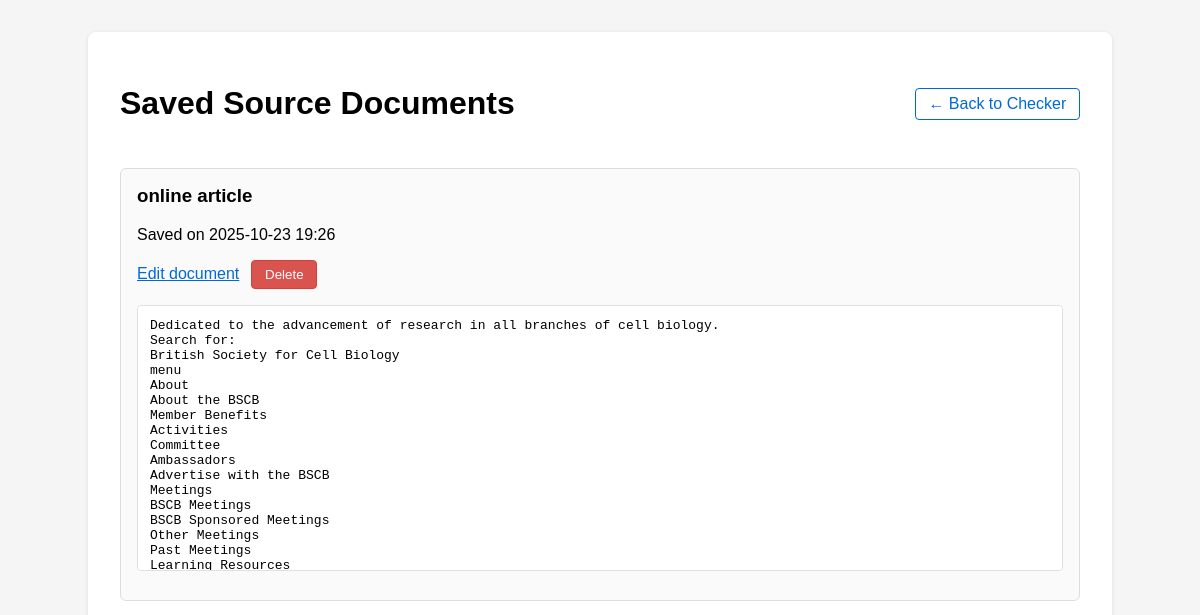
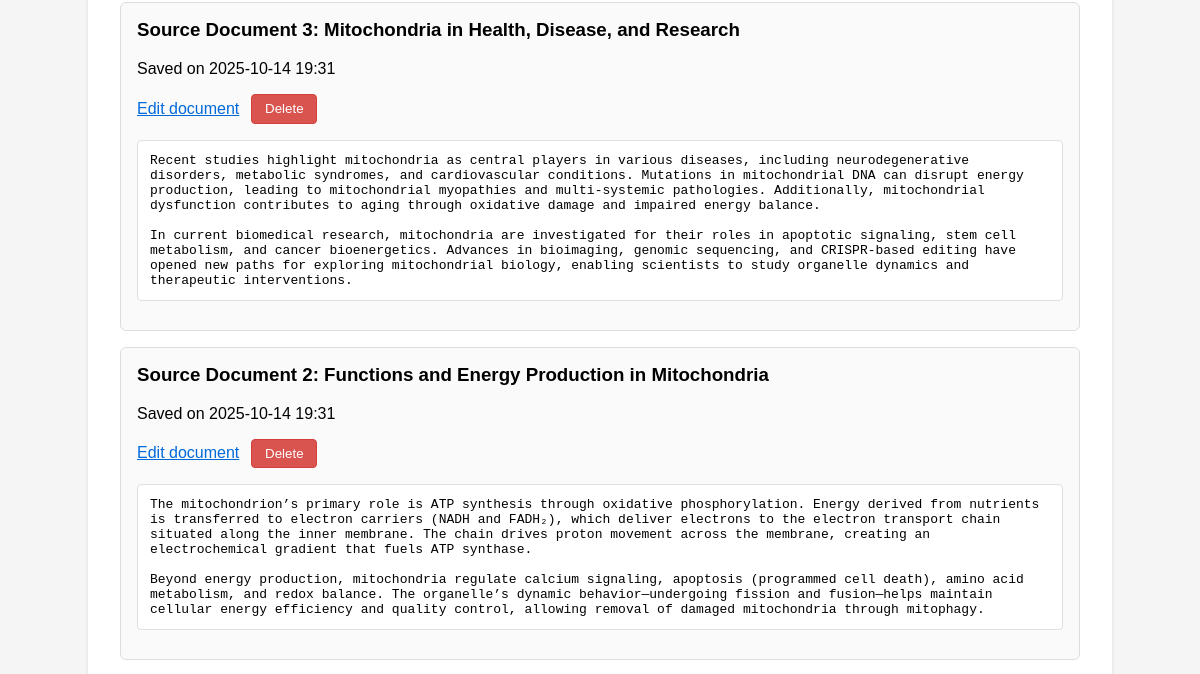
/sources (upper part), run on an earlier commit of the app's database (2 pictures, top to bottom).
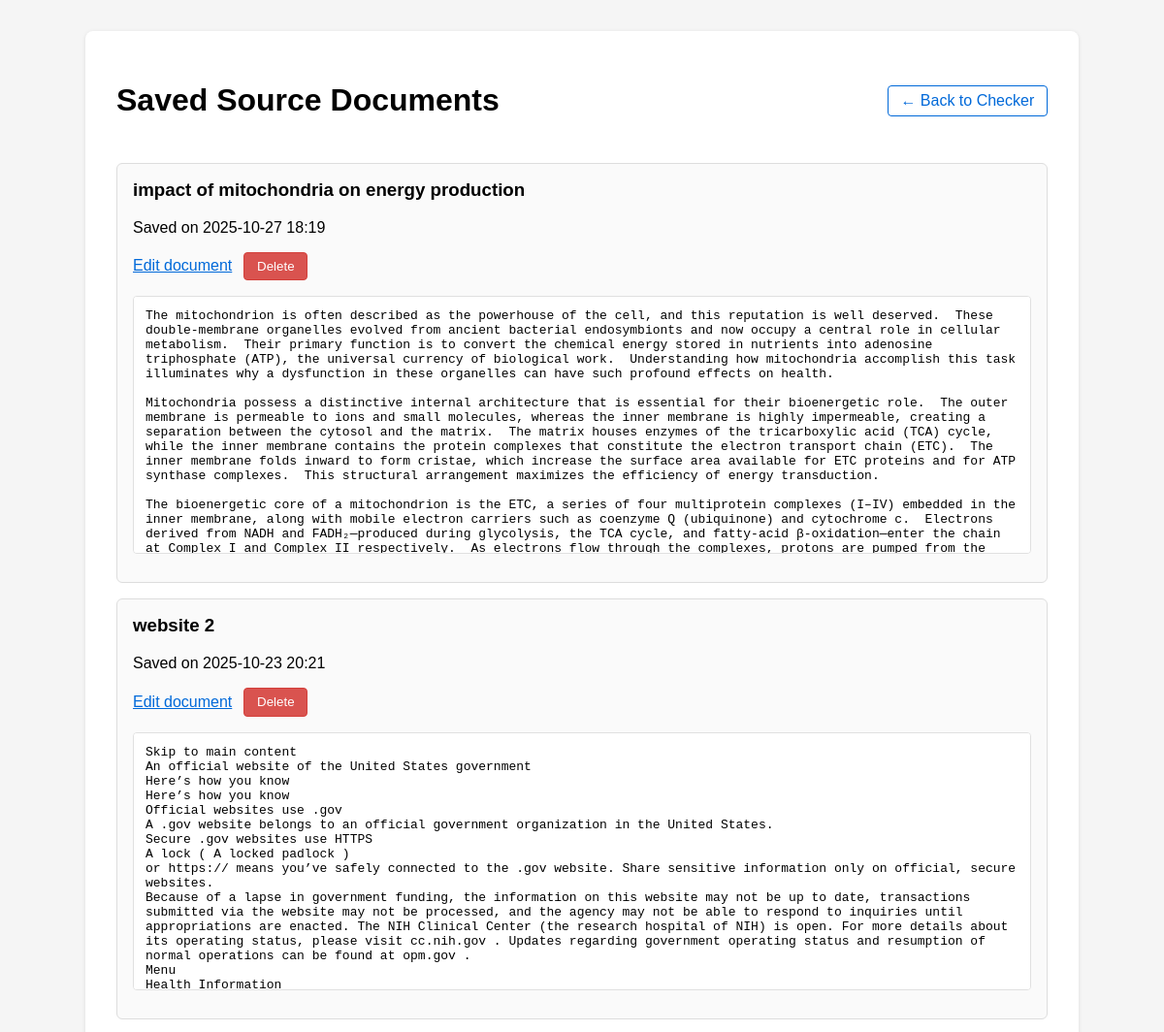
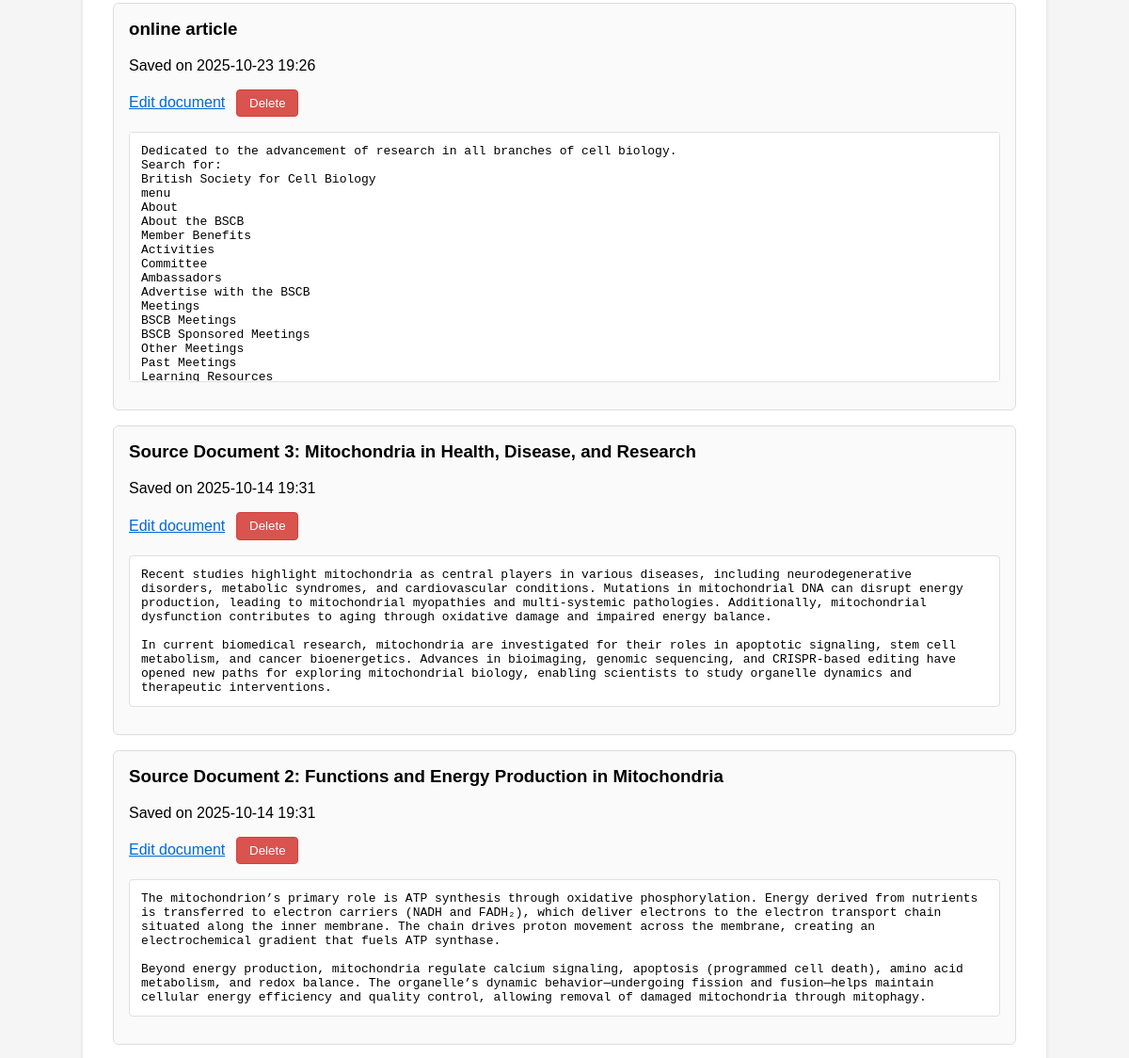
And on a later commit of the database (2 pictures, top to bottom).
### main.py (models this page shows, shortened)
class Document(db.Model):
    __tablename__ = "documents"
    id = db.Column(db.Integer, primary_key=True)
    title = db.Column(db.String(255), nullable=False)
    content = db.Column(db.Text, nullable=False)
    is_source = db.Column(db.Boolean, default=True, nullable=False)
    created_at = db.Column(db.DateTime, default=datetime.utcnow, nullable=False)

### main.py (the view)
@app.route("/sources", methods=["GET"])
def list_sources():
    sources = (
        Document.query.filter_by(is_source=True)
        .order_by(Document.created_at.desc())
        .all()
    )
    return render_template("sources.html", source_documents=sources)

### templates/sources.html (shortened to what this page needs)
<!doctype html>
<html lang="en">
<head>
</head>
<body>
<main>
    <header>
        <h1>Saved Source Documents</h1>
        <a class="nav-link" href="{{ url_for('index') }}">← Back to Checker</a>
    </header>
    {% if source_documents %}
        {% for document in source_documents %}
            <article class="document-card">
                <h3>{{ document.title }}</h3>
                <p>Saved on {{ document.created_at.strftime("%Y-%m-%d %H:%M") }}</p>
                <div class="document-actions">
                    <a href="{{ url_for('edit_source', document_id=document.id) }}">Edit document</a>
                    <form action="{{ url_for('delete_source', document_id=document.id) }}" method="post" onsubmit="return confirm({{ ('Delete ' ~ document.title ~ '?')|tojson }});">
                        <button type="submit" class="delete-button">Delete</button>
                    </form>
                </div>
                <pre>{{ document.content }}</pre>
            </article>
        {% endfor %}
    {% else %}
        <p>No source documents saved yet. Add some from the <a href="{{ url_for('index') }}">checker</a>.</p>
    {% endif %}
</main>
</body>
</html>

What changed in the data, as far as the page shows it:
added Document: title "impact of mitochondria on energy production", created_at "2025-10-27 18:19", content "The mitochondrion is often described as the powerhouse of the cell, and this reputation is well deserved. These double‑membrane organelles evolved from ancient bacterial endosymbionts and now occupy a central role in cellular metabolism. Their primary function is to convert the chemical energy stored in nutrients into adenosine triphosphate (ATP), the universal currency of biological work. Understanding how mitochondria accomplish this task illuminates why a dysfunction in these organelles can have such profound effects on health. Mitochondria possess a distinctive internal architecture that is essential for their bioenergetic role. The outer membrane is permeable to ions and small…"
added Document: title "website 2", created_at "2025-10-23 20:21", content "Skip to main content An official website of the United States government Here’s how you know Here’s how you know Official websites use .gov A .gov website belongs to an official government organization in the United States. Secure .gov websites use HTTPS A lock ( A locked padlock ) or https:// means you’ve safely connected to the .gov website. Share sensitive information only on official, secure websites. Because of a lapse in government funding, the information on this website may not be up to date, transactions submitted via the website may not be processed, and the agency may not be able to respond to inquiries until appropriations are enacted. The NIH Clinical Center (the research…"
